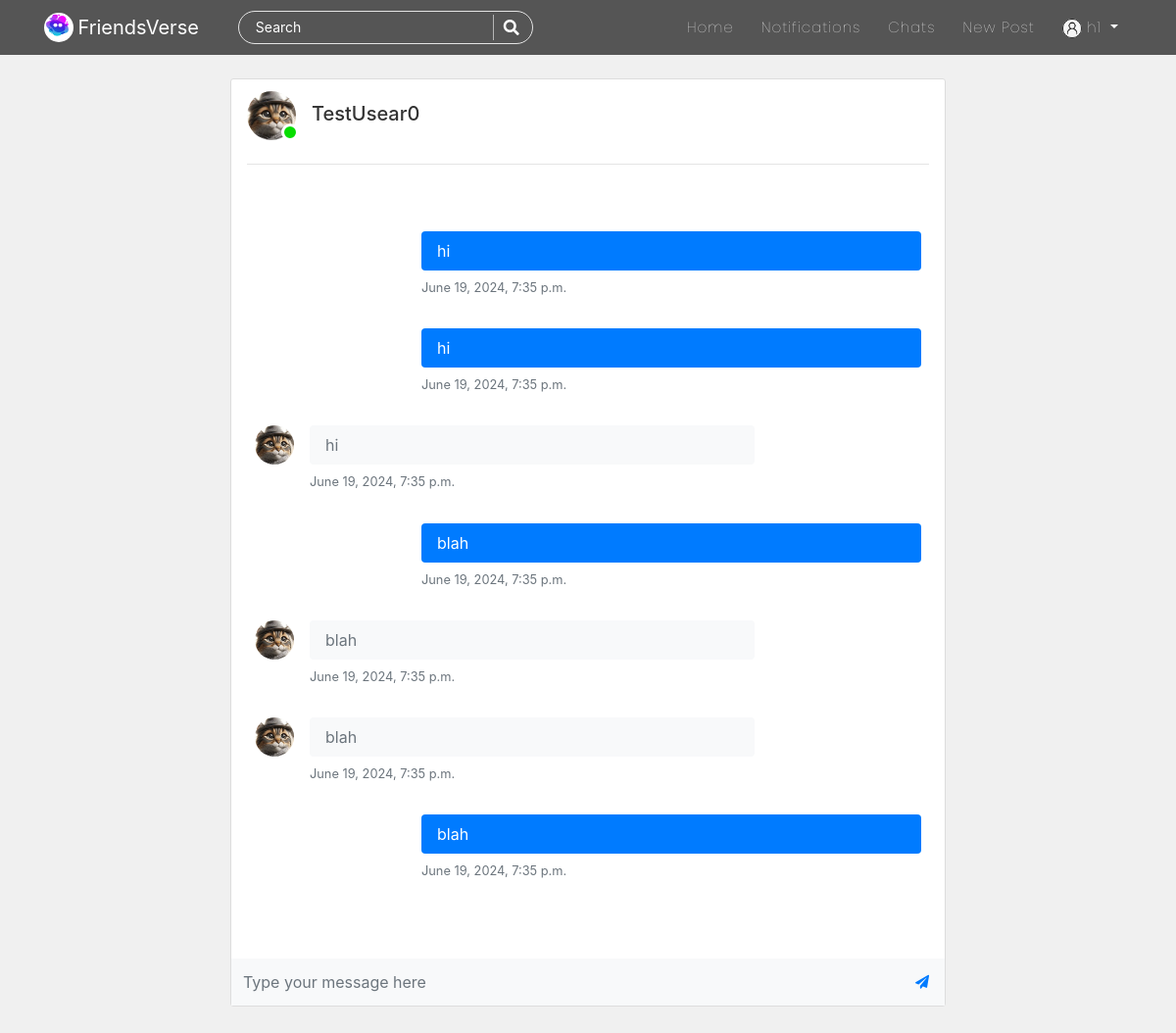
Screenshot of /chats/room/5-7 (signed in) with the database file from the repository.
### users/models.py (models this page shows, shortened)
class Profile(models.Model):
    user = models.OneToOneField(User, on_delete=models.CASCADE)
    is_online = models.BooleanField(default=False)
    following = models.ManyToManyField(User, related_name="following", blank=True)
    friends = models.ManyToManyField(User, related_name='my_friends', blank=True)
    bio = models.CharField(default="",blank=True,null=True,max_length=350)
    date_of_birth = models.CharField(blank=True,max_length=150)
    updated = models.DateTimeField(auto_now=True)
    created = models.DateTimeField(auto_now_add=True)
    image = models.ImageField(default='default.jpg', upload_to='profile_pics',blank=True, null=True)

### chat/models.py (models this page shows, shortened)
class Chat(models.Model):
    room_id = models.ForeignKey(Room, on_delete=models.CASCADE, related_name='chats')
    author = models.ForeignKey(User, on_delete=models.CASCADE, related_name='author_msg')
    friend = models.ForeignKey(User, on_delete=models.CASCADE, related_name='friend_msg')
    text = models.CharField(max_length=300)
    date = models.DateTimeField(auto_now_add=True)
    has_seen = models.BooleanField(default=False)

### chat/views.py (the view)
# urls.py: path('', views.room_enroll, name='room-enroll'),
@login_required
def room(request, room_name, friend_id):
    all_rooms = Room.objects.filter(room_id=room_name)
    if not all_rooms:
        messages.error(request, 'Invalid Room ID')
        return redirect('room-enroll')
    chats = Chat.objects.filter(
        room_id=room_name
    ).order_by('date')
    context = {
        'old_chats':chats,
        'my_name':request.user,
        'friend_name':User.objects.get(pk=friend_id),
        'room_name': room_name
    }
    return render(request, 'chat/chatroom.html', context)

### chat/templates/chat/chatroom.html (shortened to what this page needs)
{% extends 'blog/base.html' %}
{% block content %}
<div class="col-md-8 m-auto">
<div class="container content-section px-0 py-0">
    <div class="bg-gray py-1 px-3">
        <p class="h5 mb-0 py-2">
            <span class="img-cont2">
                <img src="{{friend_name.profile.image.url}}" alt="user" width="50" height="50" class="rounded-circle">
                {% if friend_name.profile.is_online %}
                    <span class="online-circle3"></span>
                {% else %}
                    <span class="offline-circle3"></span>
                {% endif %}
            </span>
            &nbsp;&nbsp;{{friend_name}}
        </p>
        <hr>
    </div>
    <div id="chat-section" class="px-0">
        <div id="chat-box" class="chat-text-add py-5 px-4 chat-box bg-white">
            {% for chat in old_chats %}
                {% if chat.author != request.user %}
                <div class="media w-75 mb-3">
                <img src="{{chat.author.profile.image.url}}" alt="user" width="40" height="40" class="rounded-circle">
                <div class="media-body ml-3">
                    <div class="bg-light rounded py-2 px-3 mb-2">
                    <p class="text-small mb-0 text-muted">{{chat.text}}</p>
                    </div>
                    <p class="small text-muted">{{chat.date}}</p>
                </div>
                </div>
                {% else %}
                <div class="media w-75 ml-auto mb-3">
                <div class="media-body">
                    <div class="bg-primary rounded py-2 px-3 mb-2">
                    <p class="text-small mb-0 text-white">{{chat.text}}</p>
                    </div>
                    <p class="small text-muted">{{chat.date}}</p>
                </div>
                </div>
                {% endif %}
            {% endfor %}
        </div>
    </div>
    <br>
    <div class="px-0">
        <form class="bg-light chat-form">
          <div class="input-group">
            <input id="input" name="body" type="text" placeholder="Type your message here" aria-describedby="submit" class="form-control rounded-0 border-0 py-4 bg-light">
            <div class="input-group-append">
              <button id="submit" type="button" class="btn btn-link"> <i class="fa fa-paper-plane"></i></button>
            </div>
          </div>
        </form>
    </div>
</div>
</div>
<br>
{% endblock %}

### blog/templates/blog/navbar.html (shortened to what this page needs)
<nav class="navbar navbar-expand-md navbar-dark bg-steel fixed-top">
    <div class="container">
        <img class="rounded-circle" style="height: 30px; width: 30px;" src="/static/blog/images/logosmall1.png" alt="">&nbsp;
      <a class="navbar-brand mr-4 pr-3" href="/">FriendsVerse</a>
      <div class="collapse navbar-collapse" id="navbarToggle">
        <div class="navbar-nav mr-auto">
          <div id="searchbar" >
            <form method="GET" action="/search">
              <input required name="query" id="search" type="text" placeholder="Search">
              <button class="search-btn" type="submit"><i class="fas fa-search"></i></button>
            </form>
          </div>
        </div>
        <div class="navbar-nav">
          <a class="nav-item nav-link" href="{% url 'blog-home' %}">Home</a>
          {% if user.is_authenticated %}
          <a class="nav-item nav-link" href="{% url 'show-notifications' %}">Notifications</a>
          <a class="nav-item nav-link" href="{% url 'room-enroll' %}">Chats</a>
          <a class="nav-item nav-link" href="{% url 'post-create' %}">New Post</a>
          {% endif %}
          {% if user.is_authenticated %}
            <div class="dropdown">
              <a class="dropdown-toggle nav-link" href="#" role="button" id="dropdownMenuLink2" data-toggle="dropdown" aria-haspopup="true" aria-expanded="false">
                <img class="rounded-circle" style="height: 20px; width: 20px;" src="{{user.profile.image.url}}" alt="">&nbsp;{{user}}
              </a>
            </div>
          {% else %}
            <a class="nav-item nav-link" href="{% url 'account_login' %}">Login</a>
            <a class="nav-item nav-link" href="{% url 'register' %}">Register</a>
          {% endif %}
        </div>
      </div>
    </div>
</nav>

### blog/static/blog/main.css (style rules this page uses)
body { background: #f7f7f7; color: #333333; margin-top: 5rem; scroll-behavior: smooth; }
.bg-steel { background: #6633FF; }
.site-header .navbar-nav .nav-link { color: #ffffff; font-family:'Poppins'; font-weight: 100; margin: 0px 6px; font-size: 15px; letter-spacing: 1px; }
.content-section { background: #ffffff; padding: 10px 20px; border: 1px solid #dddddd; border-radius: 3px; margin-bottom: 20px; }
.img-cont2 { height: 55px; width: 55px; position: relative; }
.online-circle3 { width: 18px; height: 18px; border-radius: 50%; background-color:#07dd00; border: 3px solid white; bottom: -16px; right: 2px; position: absolute; }
#searchbar form { width: auto; display: flex; flex-direction: row; border-radius: 50px; padding: 3px 15px; background-color: transparent; border: 1px solid #e4e4e4; margin-right: 10px; }
#searchbar form input::placeholder { color: #fff; font-size: 14px; }
#searchbar form input { border: none; outline: none; color: #fff; font-size: 15px; flex: 1; background-color:transparent; }
.search-btn { color:#fff; border: none; width: 25px; padding-left: 10px; border-left: 1px solid rgba(202, 202, 202, 0.829); outline: none; background-color: transparent; }
.search-btn i { font-size: 16px; }
.btn { border-radius: 0px; padding: 8px 15px; font-size: 14px; }
.messages-box, .chat-box { height: 58vh; overflow-y: scroll; }

### blog/templates/blog/base.html (style rules this page uses)
body { background-color: #f0f0f0; color: #333; }
a { color: #007bff; }
.navbar { background-color: #555; }
.navbar-nav .nav-link { color: #fff; }

### rows the page displays
Chat: text "hi", date "June 19, 2024, 7:35 p.m."
Chat: text "hi", date "June 19, 2024, 7:35 p.m."
Chat: author.profile.image (picture), text "hi", date "June 19, 2024, 7:35 p.m."
Chat: text "blah", date "June 19, 2024, 7:35 p.m."
Chat: author.profile.image (picture), text "blah", date "June 19, 2024, 7:35 p.m."
Chat: author.profile.image (picture), text "blah", date "June 19, 2024, 7:35 p.m."
Chat: text "blah", date "June 19, 2024, 7:35 p.m."

### other values shown
{{ user }} "h1"
{{ friend_name }} "TestUsear0"
